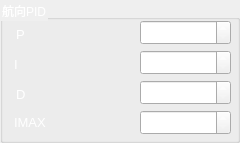
         <widget class="QGroupBox" name="f_pid_box_3">
          <property name="geometry">
           <rect>
            <x>540</x>
            <y>10</y>
            <width>240</width>
            <height>143</height>
           </rect>
          </property>
          <property name="styleSheet">
           <string notr="true">color: rgb(255, 255, 255);</string>
          </property>
          <property name="title">
           <string>航向PID</string>
          </property>
          <widget class="QLabel" name="label_38">
           <property name="geometry">
            <rect>
             <x>16</x>
             <y>24</y>
             <width>16</width>
             <height>21</height>
            </rect>
           </property>
           <property name="font">
            <font>
             <pointsize>10</pointsize>
            </font>
           </property>
           <property name="text">
            <string>P</string>
           </property>
          </widget>
          <widget class="QDoubleSpinBox" name="f_yaw_p">
           <property name="geometry">
            <rect>
             <x>140</x>
             <y>20</y>
             <width>91</width>
             <height>25</height>
            </rect>
           </property>
           <property name="font">
            <font>
             <pointsize>10</pointsize>
            </font>
           </property>
          </widget>
          <widget class="QDoubleSpinBox" name="f_yaw_i">
           <property name="geometry">
            <rect>
             <x>140</x>
             <y>50</y>
             <width>91</width>
             <height>25</height>
            </rect>
           </property>
           <property name="font">
            <font>
             <pointsize>10</pointsize>
            </font>
           </property>
          </widget>
          <widget class="QLabel" name="label_39">
           <property name="geometry">
            <rect>
             <x>14</x>
             <y>54</y>
             <width>16</width>
             <height>21</height>
            </rect>
           </property>
           <property name="font">
            <font>
             <pointsize>10</pointsize>
            </font>
           </property>
           <property name="text">
            <string>I</string>
           </property>
          </widget>
          <widget class="QDoubleSpinBox" name="f_yaw_d">
           <property name="geometry">
            <rect>
             <x>140</x>
             <y>80</y>
             <width>91</width>
             <height>25</height>
            </rect>
           </property>
           <property name="font">
            <font>
             <pointsize>10</pointsize>
            </font>
           </property>
          </widget>
          <widget class="QLabel" name="label_40">
           <property name="geometry">
            <rect>
             <x>16</x>
             <y>84</y>
             <width>16</width>
             <height>21</height>
            </rect>
           </property>
           <property name="font">
            <font>
             <pointsize>10</pointsize>
            </font>
           </property>
           <property name="text">
            <string>D</string>
           </property>
          </widget>
          <widget class="QDoubleSpinBox" name="f_yaw_imax">
           <property name="geometry">
            <rect>
             <x>140</x>
             <y>110</y>
             <width>91</width>
             <height>25</height>
            </rect>
           </property>
           <property name="font">
            <font>
             <pointsize>10</pointsize>
            </font>
           </property>
          </widget>
          <widget class="QLabel" name="label_41">
           <property name="geometry">
            <rect>
             <x>14</x>
             <y>112</y>
             <width>45</width>
             <height>21</height>
            </rect>
           </property>
           <property name="font">
            <font>
             <pointsize>10</pointsize>
            </font>
           </property>
           <property name="text">
            <string>IMAX</string>
           </property>
          </widget>
         </widget>
